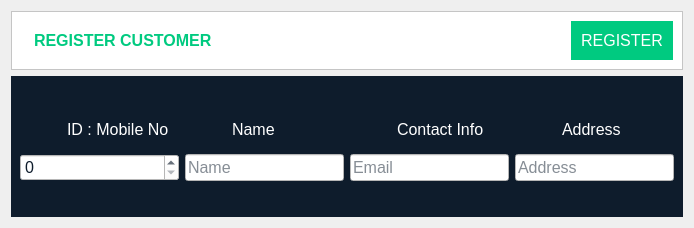
<?xml version="1.0" encoding="UTF-8"?>
<ui version="4.0">
 <class>RegisterCustomer</class>
 <widget class="QDialog" name="RegisterCustomer">
  <property name="geometry">
   <rect>
    <x>0</x>
    <y>0</y>
    <width>694</width>
    <height>228</height>
   </rect>
  </property>
  <property name="windowTitle">
   <string>Register Customer</string>
  </property>
  <property name="windowIcon">
   <iconset>
    <normalon>:/resources/icons/customer_add.svg</normalon>
   </iconset>
  </property>
  <layout class="QHBoxLayout" name="horizontalLayout">
   <item>
    <layout class="QVBoxLayout" name="verticalLayout">
     <item>
      <widget class="QFrame" name="frame">
       <property name="sizePolicy">
        <sizepolicy hsizetype="Preferred" vsizetype="Fixed">
         <horstretch>0</horstretch>
         <verstretch>0</verstretch>
        </sizepolicy>
       </property>
       <property name="styleSheet">
        <string notr="true">background-color: rgb(255, 255, 255);</string>
       </property>
       <property name="frameShape">
        <enum>QFrame::Shape::StyledPanel</enum>
       </property>
       <property name="frameShadow">
        <enum>QFrame::Shadow::Raised</enum>
       </property>
       <layout class="QHBoxLayout" name="horizontalLayout_4">
        <item>
         <widget class="QLabel" name="label">
          <property name="sizePolicy">
           <sizepolicy hsizetype="Fixed" vsizetype="Fixed">
            <horstretch>0</horstretch>
            <verstretch>0</verstretch>
           </sizepolicy>
          </property>
          <property name="text">
           <string/>
          </property>
          <property name="pixmap">
           <pixmap resource="resources.qrc">:/resources/icons/customer_add.svg</pixmap>
          </property>
          <property name="scaledContents">
           <bool>true</bool>
          </property>
         </widget>
        </item>
        <item>
         <widget class="QLabel" name="label_2">
          <property name="font">
           <font>
            <pointsize>12</pointsize>
            <bold>true</bold>
           </font>
          </property>
          <property name="styleSheet">
           <string notr="true">color: rgb(0, 202, 128);</string>
          </property>
          <property name="text">
           <string>REGISTER CUSTOMER</string>
          </property>
         </widget>
        </item>
        <item>
         <widget class="QPushButton" name="register_customer_btn">
          <property name="sizePolicy">
           <sizepolicy hsizetype="Fixed" vsizetype="Fixed">
            <horstretch>0</horstretch>
            <verstretch>0</verstretch>
           </sizepolicy>
          </property>
          <property name="font">
           <font>
            <pointsize>12</pointsize>
           </font>
          </property>
          <property name="styleSheet">
           <string notr="true">QPushButton{
border:none;
color: rgb(255, 255, 255);
background-color: #00CA80;
padding:10px;
}
QPushButton:hover{
background-color: rgb(0, 147, 93);
}</string>
          </property>
          <property name="text">
           <string>REGISTER</string>
          </property>
         </widget>
        </item>
       </layout>
      </widget>
     </item>
     <item>
      <widget class="QFrame" name="verticalFrame_2">
       <property name="styleSheet">
        <string notr="true">QFrame{
	background-color: rgb(14, 28, 44);
	color: rgb(255, 255, 255);
}

QLineEdit{
	background-color: rgb(255, 255, 255);
	color: rgb(14, 28, 44);
}</string>
       </property>
       <layout class="QVBoxLayout" name="verticalLayout_2">
        <item>
         <layout class="QHBoxLayout" name="horizontalLayout_5">
          <item>
           <layout class="QVBoxLayout" name="verticalLayout_6">
            <item>
             <widget class="QFrame" name="horizontalFrame_2">
              <property name="sizePolicy">
               <sizepolicy hsizetype="Preferred" vsizetype="Fixed">
                <horstretch>0</horstretch>
                <verstretch>0</verstretch>
               </sizepolicy>
              </property>
              <layout class="QHBoxLayout" name="horizontalLayout_9">
               <item>
                <widget class="QLabel" name="label_10">
                 <property name="sizePolicy">
                  <sizepolicy hsizetype="Fixed" vsizetype="Fixed">
                   <horstretch>0</horstretch>
                   <verstretch>0</verstretch>
                  </sizepolicy>
                 </property>
                 <property name="maximumSize">
                  <size>
                   <width>32</width>
                   <height>32</height>
                  </size>
                 </property>
                 <property name="text">
                  <string/>
                 </property>
                 <property name="pixmap">
                  <pixmap resource="resources.qrc">:/resources/customer-icon/id-white.svg</pixmap>
                 </property>
                 <property name="scaledContents">
                  <bool>true</bool>
                 </property>
                </widget>
               </item>
               <item>
                <widget class="QLabel" name="label_9">
                 <property name="sizePolicy">
                  <sizepolicy hsizetype="Preferred" vsizetype="Fixed">
                   <horstretch>0</horstretch>
                   <verstretch>0</verstretch>
                  </sizepolicy>
                 </property>
                 <property name="font">
                  <font>
                   <pointsize>12</pointsize>
                  </font>
                 </property>
                 <property name="text">
                  <string>ID : Mobile No</string>
                 </property>
                </widget>
               </item>
              </layout>
             </widget>
            </item>
            <item>
             <widget class="QSpinBox" name="id_mobile_no_spinBox">
              <property name="font">
               <font>
                <pointsize>12</pointsize>
               </font>
              </property>
              <property name="styleSheet">
               <string notr="true">background-color: rgb(255, 255, 255);
color: rgb(14, 28, 44);</string>
              </property>
              <property name="maximum">
               <number>999999999</number>
              </property>
             </widget>
            </item>
           </layout>
          </item>
          <item>
           <layout class="QVBoxLayout" name="verticalLayout_3">
            <property name="spacing">
             <number>6</number>
            </property>
            <item>
             <widget class="QFrame" name="horizontalFrame_2">
              <property name="sizePolicy">
               <sizepolicy hsizetype="Preferred" vsizetype="Fixed">
                <horstretch>0</horstretch>
                <verstretch>0</verstretch>
               </sizepolicy>
              </property>
              <layout class="QHBoxLayout" name="horizontalLayout_6">
               <item>
                <widget class="QLabel" name="label_6">
                 <property name="sizePolicy">
                  <sizepolicy hsizetype="Fixed" vsizetype="Fixed">
                   <horstretch>0</horstretch>
                   <verstretch>0</verstretch>
                  </sizepolicy>
                 </property>
                 <property name="maximumSize">
                  <size>
                   <width>32</width>
                   <height>32</height>
                  </size>
                 </property>
                 <property name="text">
                  <string/>
                 </property>
                 <property name="pixmap">
                  <pixmap resource="resources.qrc">:/resources/customer-icon/customer-white.svg</pixmap>
                 </property>
                 <property name="scaledContents">
                  <bool>true</bool>
                 </property>
                </widget>
               </item>
               <item>
                <widget class="QLabel" name="label_3">
                 <property name="sizePolicy">
                  <sizepolicy hsizetype="Preferred" vsizetype="Fixed">
                   <horstretch>0</horstretch>
                   <verstretch>0</verstretch>
                  </sizepolicy>
                 </property>
                 <property name="font">
                  <font>
                   <pointsize>12</pointsize>
                  </font>
                 </property>
                 <property name="text">
                  <string>Name</string>
                 </property>
                </widget>
               </item>
              </layout>
             </widget>
            </item>
            <item>
             <widget class="QLineEdit" name="name_lineEdit">
              <property name="sizePolicy">
               <sizepolicy hsizetype="Preferred" vsizetype="Fixed">
                <horstretch>0</horstretch>
                <verstretch>0</verstretch>
               </sizepolicy>
              </property>
              <property name="font">
               <font>
                <pointsize>12</pointsize>
               </font>
              </property>
              <property name="placeholderText">
               <string>Name</string>
              </property>
             </widget>
            </item>
           </layout>
          </item>
          <item>
           <layout class="QVBoxLayout" name="verticalLayout_5">
            <property name="spacing">
             <number>6</number>
            </property>
            <item>
             <widget class="QFrame" name="horizontalFrame_3">
              <property name="sizePolicy">
               <sizepolicy hsizetype="Preferred" vsizetype="Fixed">
                <horstretch>0</horstretch>
                <verstretch>0</verstretch>
               </sizepolicy>
              </property>
              <layout class="QHBoxLayout" name="horizontalLayout_7">
               <item>
                <widget class="QLabel" name="label_7">
                 <property name="sizePolicy">
                  <sizepolicy hsizetype="Fixed" vsizetype="Fixed">
                   <horstretch>0</horstretch>
                   <verstretch>0</verstretch>
                  </sizepolicy>
                 </property>
                 <property name="maximumSize">
                  <size>
                   <width>32</width>
                   <height>32</height>
                  </size>
                 </property>
                 <property name="text">
                  <string/>
                 </property>
                 <property name="pixmap">
                  <pixmap resource="resources.qrc">:/resources/customer-icon/email-white.svg</pixmap>
                 </property>
                 <property name="scaledContents">
                  <bool>true</bool>
                 </property>
                </widget>
               </item>
               <item>
                <widget class="QLabel" name="label_5">
                 <property name="sizePolicy">
                  <sizepolicy hsizetype="Preferred" vsizetype="Fixed">
                   <horstretch>0</horstretch>
                   <verstretch>0</verstretch>
                  </sizepolicy>
                 </property>
                 <property name="font">
                  <font>
                   <pointsize>12</pointsize>
                  </font>
                 </property>
                 <property name="text">
                  <string>Contact Info</string>
                 </property>
                </widget>
               </item>
              </layout>
             </widget>
            </item>
            <item>
             <widget class="QLineEdit" name="conatct_email_lineEdit">
              <property name="sizePolicy">
               <sizepolicy hsizetype="Preferred" vsizetype="Fixed">
                <horstretch>0</horstretch>
                <verstretch>0</verstretch>
               </sizepolicy>
              </property>
              <property name="font">
               <font>
                <pointsize>12</pointsize>
               </font>
              </property>
              <property name="placeholderText">
               <string>Email</string>
              </property>
             </widget>
            </item>
           </layout>
          </item>
          <item>
           <layout class="QVBoxLayout" name="verticalLayout_4">
            <property name="spacing">
             <number>6</number>
            </property>
            <item>
             <widget class="QFrame" name="horizontalFrame_4">
              <property name="sizePolicy">
               <sizepolicy hsizetype="Preferred" vsizetype="Fixed">
                <horstretch>0</horstretch>
                <verstretch>0</verstretch>
               </sizepolicy>
              </property>
              <layout class="QHBoxLayout" name="horizontalLayout_8">
               <item>
                <widget class="QLabel" name="label_8">
                 <property name="sizePolicy">
                  <sizepolicy hsizetype="Fixed" vsizetype="Fixed">
                   <horstretch>0</horstretch>
                   <verstretch>0</verstretch>
                  </sizepolicy>
                 </property>
                 <property name="maximumSize">
                  <size>
                   <width>32</width>
                   <height>32</height>
                  </size>
                 </property>
                 <property name="text">
                  <string/>
                 </property>
                 <property name="pixmap">
                  <pixmap resource="resources.qrc">:/resources/customer-icon/address-white.svg</pixmap>
                 </property>
                 <property name="scaledContents">
                  <bool>true</bool>
                 </property>
                </widget>
               </item>
               <item>
                <widget class="QLabel" name="label_4">
                 <property name="sizePolicy">
                  <sizepolicy hsizetype="Preferred" vsizetype="Fixed">
                   <horstretch>0</horstretch>
                   <verstretch>0</verstretch>
                  </sizepolicy>
                 </property>
                 <property name="font">
                  <font>
                   <pointsize>12</pointsize>
                  </font>
                 </property>
                 <property name="text">
                  <string>Address</string>
                 </property>
                </widget>
               </item>
              </layout>
             </widget>
            </item>
            <item>
             <widget class="QLineEdit" name="address_lineEdit">
              <property name="sizePolicy">
               <sizepolicy hsizetype="Preferred" vsizetype="Fixed">
                <horstretch>0</horstretch>
                <verstretch>0</verstretch>
               </sizepolicy>
              </property>
              <property name="font">
               <font>
                <pointsize>12</pointsize>
               </font>
              </property>
              <property name="placeholderText">
               <string>Address</string>
              </property>
             </widget>
            </item>
           </layout>
          </item>
         </layout>
        </item>
       </layout>
      </widget>
     </item>
    </layout>
   </item>
  </layout>
 </widget>
 <resources>
  <include location="resources.qrc"/>
 </resources>
 <connections/>
</ui>
